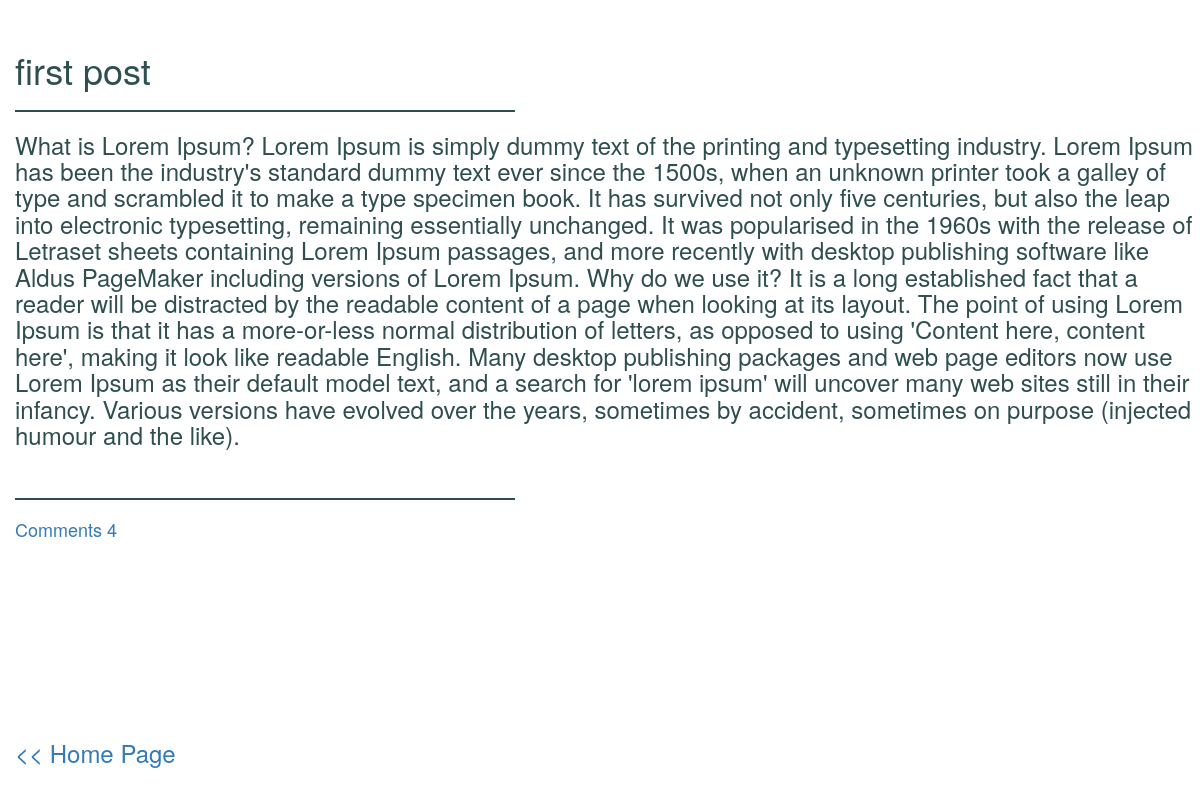
The app's page /posts/1/ with its own data.
### blog/models.py (models this page shows)
class Post(models.Model):
    title = models.CharField(max_length=200)
    text = models.TextField()

### blog/views.py (the view)
# urls.py: url(r'^posts/(?P<pk>[0-9]+)/$', views.post_detail, name='post_detail'),
def post_detail(request,pk):
    post = get_object_or_404(Post,pk=pk)
    c_number = len(Comment.objects.filter(post_id=pk))
    return render(request,'blog/post_detail.html',{'post':post, 'c_number':c_number})

### blog/templates/blog/post_detail.html
{% extends 'blog/base.html' %}
{% block header %}
<h1>{{post.title}}</h1>
<hr width="500" align="left" size="4">
{% endblock %}
{% block content %}
<h3>{{post.text}}</h3>
<br>
<div class="comments">
    <hr width="500" align="left" size="4">
    <h4><a href="{% url 'post_comment' pk=post.id %}">Comments {{ c_number }}</a></h4>
</div>
{% endblock %}
{% block footer %}
<div class="start-page-link-1">
    <h3><a href="{% url 'index' %}"><< Home Page</a></h3>
</div>
{% endblock %}

### blog/static/blog/style.css (style rules this page uses)
h1 a, h1, h2 a, h2, h3 { color:darkslategray; }
body { padding-top:30px ; padding-left:15px ; }
hr { height: 2px; color: darkslategray; background-color: darkslategray; border: none; }

### records on screen
Post: title "first post", text "What is Lorem Ipsum? Lorem Ipsum is simply dummy text of the printing and typesetting industry. Lorem Ipsum has been the industry's standard dummy text ever since the 1500s, when an unknown printer took a galley of type and scrambled it to make a type specimen book. It has survived not only five centuries, but also the leap into electronic typesetting, remaining essentially unchanged. It was popularised in the 1960s with the release of Letraset sheets containing Lorem Ipsum passages, and more recently with desktop publishing software like Aldus PageMaker including versions of Lorem Ipsum. Why do we use it? It is a long established fact that a reader will be distracted by the readable…"

### other values on screen
{{ c_number }} "4"
